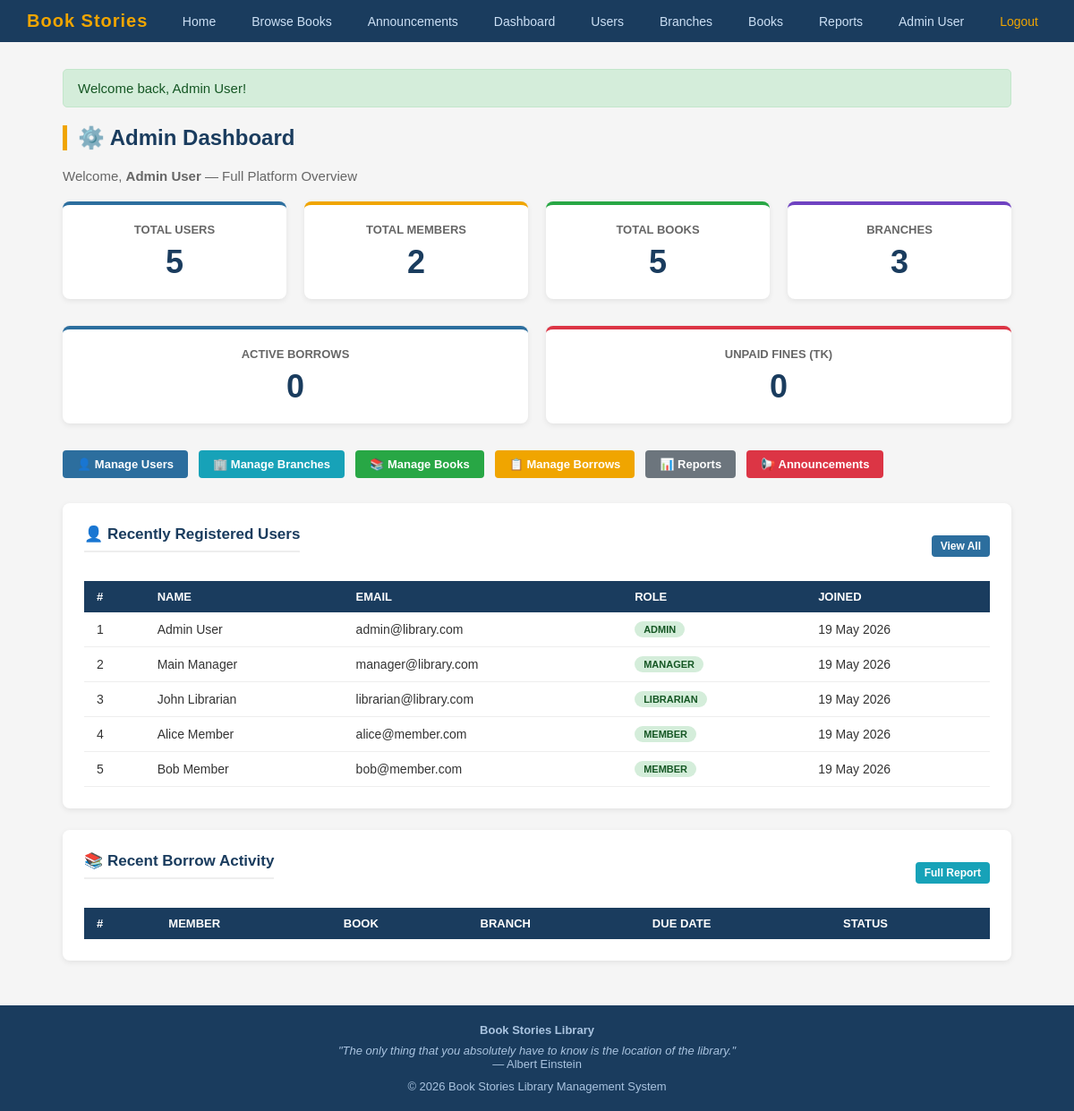
Screenshot of /index.php?page=admin_dashboard (signed in) with the database file from the repository.
### tables this page shows
CREATE TABLE IF NOT EXISTS users (
    id INT AUTO_INCREMENT PRIMARY KEY,
    full_name VARCHAR(100) NOT NULL,
    email VARCHAR(100) NOT NULL UNIQUE,
    password VARCHAR(255) NOT NULL,
    role ENUM('member','librarian','manager','admin') DEFAULT 'member',
    branch_id INT DEFAULT NULL,
    phone VARCHAR(20),
    address TEXT,
    profile_pic VARCHAR(255) DEFAULT 'default.png',
    status ENUM('active','inactive') DEFAULT 'active',
    created_at DATETIME DEFAULT CURRENT_TIMESTAMP
);

### views/admin/dashboard.php (the view, shortened to what this page needs)
<?php
$conn = connect();
$sql_users    = "SELECT COUNT(*) AS total FROM users";
$sql_books    = "SELECT COUNT(*) AS total FROM books";
$sql_borrows  = "SELECT COUNT(*) AS total FROM borrow_records WHERE status='approved'";
$sql_fines    = "SELECT SUM(amount) AS total FROM fines WHERE status='unpaid'";
$sql_branches = "SELECT COUNT(*) AS total FROM branches";
$sql_members  = "SELECT COUNT(*) AS total FROM users WHERE role='member'";
$total_users    = mysqli_fetch_assoc(mysqli_query($conn, $sql_users))['total'];
$total_books    = mysqli_fetch_assoc(mysqli_query($conn, $sql_books))['total'];
$active_borrows = mysqli_fetch_assoc(mysqli_query($conn, $sql_borrows))['total'];
$unpaid_fines   = mysqli_fetch_assoc(mysqli_query($conn, $sql_fines))['total'] ?? 0;
$total_branches = mysqli_fetch_assoc(mysqli_query($conn, $sql_branches))['total'];
$total_members  = mysqli_fetch_assoc(mysqli_query($conn, $sql_members))['total'];
$sql_recent = "SELECT id, full_name, email, role, created_at FROM users ORDER BY created_at DESC LIMIT 5";
$recent_users = array();
$result = mysqli_query($conn, $sql_recent);
while ($row = mysqli_fetch_assoc($result)) {
    $recent_users[] = $row;
}
require_once 'views/header.php';
?>
<h1 class="page-title">&#9881;&#65039; Admin Dashboard</h1>
<p style="color:#666; margin-bottom:20px;">Welcome, <strong><?php echo htmlspecialchars($_SESSION['user_name']); ?></strong> &mdash; Full Platform Overview</p>
<div class="card-row">
    <div class="card">
        <h3>Total Users</h3>
        <div class="stat-number"><?php echo $total_users; ?></div>
    </div>
    <div class="card orange">
        <h3>Total Members</h3>
        <div class="stat-number"><?php echo $total_members; ?></div>
    </div>
    <div class="card green">
        <h3>Total Books</h3>
        <div class="stat-number"><?php echo $total_books; ?></div>
    </div>
    <div class="card purple">
        <h3>Branches</h3>
        <div class="stat-number"><?php echo $total_branches; ?></div>
    </div>
</div>
<div class="card-row">
    <div class="card">
        <h3>Active Borrows</h3>
        <div class="stat-number"><?php echo $active_borrows; ?></div>
    </div>
    <div class="card red">
        <h3>Unpaid Fines (Tk)</h3>
        <div class="stat-number"><?php echo number_format($unpaid_fines, 0); ?></div>
    </div>
</div>
<div style="display:flex; gap:12px; flex-wrap:wrap; margin-bottom:28px;">
    <a href="index.php?page=manage_users"        class="btn btn-primary">&#128100; Manage Users</a>
    <a href="index.php?page=manage_branches"     class="btn btn-info">&#127970; Manage Branches</a>
    <a href="index.php?page=book_list"           class="btn btn-success">&#128218; Manage Books</a>
    <a href="index.php?page=manage_borrows"      class="btn btn-warning">&#128203; Manage Borrows</a>
    <a href="index.php?page=admin_reports"       class="btn btn-secondary">&#128202; Reports</a>
    <a href="index.php?page=admin_announcements" class="btn btn-danger">&#128226; Announcements</a>
</div>
<div class="section-box">
    <div class="flex-between">
        <h3>&#128100; Recently Registered Users</h3>
        <a href="index.php?page=manage_users" class="btn btn-primary btn-sm">View All</a>
    </div>
    <table>
        <thead>
            <tr><th>#</th><th>Name</th><th>Email</th><th>Role</th><th>Joined</th></tr>
        </thead>
        <tbody>
            <?php $i = 1; foreach ($recent_users as $u): ?>
            <tr>
                <td><?php echo $i++; ?></td>
                <td><?php echo htmlspecialchars($u['full_name']); ?></td>
                <td><?php echo htmlspecialchars($u['email']); ?></td>
                <td><span class="badge badge-active"><?php echo strtoupper($u['role']); ?></span></td>
                <td><?php echo date('d M Y', strtotime($u['created_at'])); ?></td>
            </tr>
            <?php endforeach; ?>
        </tbody>
    </table>
</div>
<div class="section-box">
    <div class="flex-between">
        <h3>&#128218; Recent Borrow Activity</h3>
        <a href="index.php?page=admin_reports" class="btn btn-info btn-sm">Full Report</a>
    </div>
    <table>
        <thead>
            <tr><th>#</th><th>Member</th><th>Book</th><th>Branch</th><th>Due Date</th><th>Status</th></tr>
        </thead>
    </table>
</div>
<?php require_once 'views/footer.php'; ?>

### views/css/style.css (style rules this page uses)
* { margin: 0; padding: 0; box-sizing: border-box; }
body { font-family: Arial, Helvetica, sans-serif; background-color: #f5f5f5; color: #333; font-size: 15px; }
a { text-decoration: none; color: #2c6e9e; }
.page-title { font-size: 24px; color: #1a3c5e; margin-bottom: 20px; border-left: 5px solid #f0a500; padding-left: 12px; }
.card-row { display: flex; gap: 20px; flex-wrap: wrap; margin-bottom: 30px; }
.card { background: white; border-radius: 8px; padding: 20px; flex: 1; min-width: 180px; box-shadow: 0 2px 6px rgba(0,0,0,0.08); border-top: 4px solid #2c6e9e; text-align: center; }
.card h3 { font-size: 13px; color: #666; text-transform: uppercase; margin-bottom: 8px; }
.card .stat-number { font-size: 36px; font-weight: bold; color: #1a3c5e; }
.card.orange { border-top-color: #f0a500; }
.card.green { border-top-color: #28a745; }
.card.red { border-top-color: #dc3545; }
.card.purple { border-top-color: #6f42c1; }
table { width: 100%; border-collapse: collapse; }
table thead th { background-color: #1a3c5e; color: white; padding: 10px 14px; text-align: left; font-size: 13px; text-transform: uppercase; }
table tbody tr { border-bottom: 1px solid #eee; }
table tbody td { padding: 10px 14px; font-size: 14px; vertical-align: middle; }
.btn { display: inline-block; padding: 8px 16px; border: none; border-radius: 4px; cursor: pointer; font-size: 13px; font-weight: bold; text-align: center; transition: opacity 0.2s; }
.btn-primary { background-color: #2c6e9e; color: white; }
.btn-success { background-color: #28a745; color: white; }
.btn-danger { background-color: #dc3545; color: white; }
.btn-warning { background-color: #f0a500; color: white; }
.btn-info { background-color: #17a2b8; color: white; }
.btn-secondary { background-color: #6c757d; color: white; }
.btn-sm { padding: 5px 10px; font-size: 12px; }
.badge { display: inline-block; padding: 3px 10px; border-radius: 12px; font-size: 11px; font-weight: bold; text-transform: uppercase; }
.badge-active { background: #d4edda; color: #155724; }
.section-box { background: white; border-radius: 8px; padding: 24px; box-shadow: 0 2px 6px rgba(0,0,0,0.08); margin-bottom: 24px; }
.section-box h3 { color: #1a3c5e; margin-bottom: 16px; font-size: 17px; border-bottom: 2px solid #eee; padding-bottom: 8px; }
.flex-between { display: flex; justify-content: space-between; align-items: center; margin-bottom: 16px; }

### rows the page displays
users: full_name "Admin User", email "admin@library.com", role "ADMIN", created_at "19 May 2026"
users: full_name "Main Manager", email "manager@library.com", role "MANAGER", created_at "19 May 2026"
users: full_name "John Librarian", email "librarian@library.com", role "LIBRARIAN", created_at "19 May 2026"
users: full_name "Alice Member", email "alice@member.com", role "MEMBER", created_at "19 May 2026"
users: full_name "Bob Member", email "bob@member.com", role "MEMBER", created_at "19 May 2026"

### other values shown
$_SESSION['user_name'] "Admin User"
$_SESSION['msg'] "Welcome back, Admin User!"
$total_users "5"
$total_members "2"
$total_books "5"
$total_branches "3"
$active_borrows "0"
$unpaid_fines "0"
